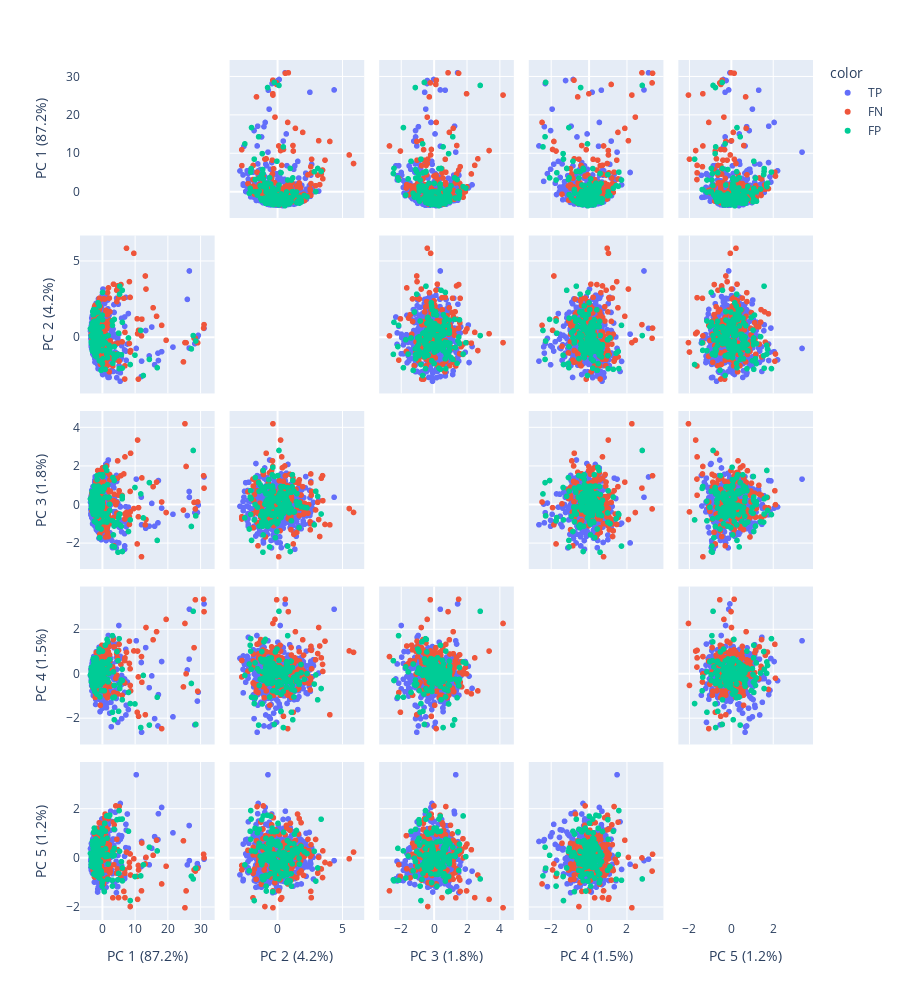

This figure's notebook cell:
### Code cell
labels = {
    str(i): f"PC {i+1} ({var:.1f}%)"
    for i, var in enumerate(pca.explained_variance_ratio_ * 100)
}

fig = px.scatter_matrix(
    new_coord, # X_embedded,
    labels=labels,
    dimensions=range(NC),
    color=[g for g in w_grp if g != "TN"],
    height=1000,
)
fig.update_traces(diagonal_visible=False)
fig.show()

### Figure 1 — Plotly figure (JSON) as saved in the notebook; plotly's stock layout.template omitted (floating-point values rounded to 4 significant figures; data arrays with more than 128 entries replaced by an {"elided": "..."} marker saying what was removed)
{"data": [{"diagonal": {"visible": false}, "dimensions": [{"axis": {"matches": true}, "label": "PC 1 (87.2%)", "values": {"elided": "725 float values"}}, {"axis": {"matches": true}, "label": "PC 2 (4.2%)", "values": {"elided": "725 float values"}}, {"axis": {"matches": true}, "label": "PC 3 (1.8%)", "values": {"elided": "725 float values"}}, {"axis": {"matches": true}, "label": "PC 4 (1.5%)", "values": {"elided": "725 float values"}}, {"axis": {"matches": true}, "label": "PC 5 (1.2%)", "values": {"elided": "725 float values"}}], "hovertemplate": "color=TP<br>%{xaxis.title.text}=%{x}<br>%{yaxis.title.text}=%{y}<extra></extra>", "legendgroup": "TP", "marker": {"color": "#636efa", "symbol": "circle"}, "name": "TP", "showlegend": true, "type": "splom"}, {"diagonal": {"visible": false}, "dimensions": [{"axis": {"matches": true}, "label": "PC 1 (87.2%)", "values": {"elided": "167 float values"}}, {"axis": {"matches": true}, "label": "PC 2 (4.2%)", "values": {"elided": "167 float values"}}, {"axis": {"matches": true}, "label": "PC 3 (1.8%)", "values": {"elided": "167 float values"}}, {"axis": {"matches": true}, "label": "PC 4 (1.5%)", "values": {"elided": "167 float values"}}, {"axis": {"matches": true}, "label": "PC 5 (1.2%)", "values": {"elided": "167 float values"}}], "hovertemplate": "color=FN<br>%{xaxis.title.text}=%{x}<br>%{yaxis.title.text}=%{y}<extra></extra>", "legendgroup": "FN", "marker": {"color": "#EF553B", "symbol": "circle"}, "name": "FN", "showlegend": true, "type": "splom"}, {"diagonal": {"visible": false}, "dimensions": [{"axis": {"matches": true}, "label": "PC 1 (87.2%)", "values": {"elided": "147 float values"}}, {"axis": {"matches": true}, "label": "PC 2 (4.2%)", "values": {"elided": "147 float values"}}, {"axis": {"matches": true}, "label": "PC 3 (1.8%)", "values": {"elided": "147 float values"}}, {"axis": {"matches": true}, "label": "PC 4 (1.5%)", "values": {"elided": "147 float values"}}, {"axis": {"matches": true}, "label": "PC 5 (1.2%)", "values": {"elided": "147 float values"}}], "hovertemplate": "color=FP<br>%{xaxis.title.text}=%{x}<br>%{yaxis.title.text}=%{y}<extra></extra>", "legendgroup": "FP", "marker": {"color": "#00cc96", "symbol": "circle"}, "name": "FP", "showlegend": true, "type": "splom"}], "layout": {"dragmode": "select", "height": 1000, "legend": {"title": {"text": "color"}, "tracegroupgap": 0}, "margin": {"t": 60}}}
